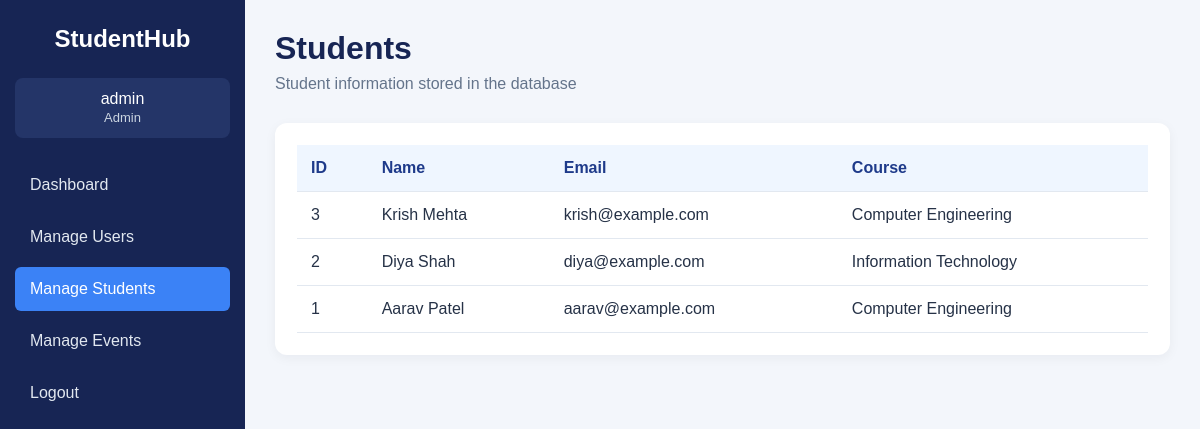
/students.php (signed in), run on the app's committed database.
### tables this page shows
CREATE TABLE IF NOT EXISTS students (
    id INT AUTO_INCREMENT PRIMARY KEY,
    name VARCHAR(100) NOT NULL,
    email VARCHAR(150) NOT NULL UNIQUE,
    course VARCHAR(100) NOT NULL,
    created_at TIMESTAMP DEFAULT CURRENT_TIMESTAMP
);

### students.php (the view, shortened to what this page needs)
<?php
require_once "db.php";
$result = $conn->query(
    "SELECT id, name, email, course FROM students ORDER BY id DESC"
);
?>
<!DOCTYPE html>
<html lang="en">
<head>
    <link rel="stylesheet" href="style.css">
</head>
<body>
<div class="layout">
    <aside class="sidebar">
        <h2>StudentHub</h2>
        <p class="sidebar-user">
            <?= htmlspecialchars($_SESSION["username"]) ?><br>
            <span><?= htmlspecialchars(ucfirst($_SESSION["role"])) ?></span>
        </p>
        <nav>
            <a href="dashboard.php">Dashboard</a>
            <?php if ($_SESSION["role"] === "admin"): ?>
                <a href="users.php">Manage Users</a>
                <a class="active" href="students.php">Manage Students</a>
                <a href="events.php">Manage Events</a>
            <?php else: ?>
                <a class="active" href="students.php">Student Information</a>
                <a href="events.php">View Events</a>
            <?php endif; ?>
            <a href="logout.php">Logout</a>
        </nav>
    </aside>
    <main class="main-content">
        <header class="topbar">
            <div>
                <h1>Students</h1>
                <p>Student information stored in the database</p>
            </div>
        </header>
        <section class="panel">
            <div class="table-wrapper">
                <table>
                    <thead>
                        <tr>
                            <th>ID</th>
                            <th>Name</th>
                            <th>Email</th>
                            <th>Course</th>
                        </tr>
                    </thead>
                    <tbody>
                    <?php if ($result && $result->num_rows > 0): ?>
                        <?php while ($row = $result->fetch_assoc()): ?>
                            <tr>
                                <td><?= (int) $row["id"] ?></td>
                                <td><?= htmlspecialchars($row["name"]) ?></td>
                                <td><?= htmlspecialchars($row["email"]) ?></td>
                                <td><?= htmlspecialchars($row["course"]) ?></td>
                            </tr>
                        <?php endwhile; ?>
                    <?php else: ?>
                        <tr><td colspan="4">No students found.</td></tr>
                    <?php endif; ?>
                    </tbody>
                </table>
            </div>
        </section>
    </main>
</div>
</body>
</html>

### style.css (style rules this page uses)
* { box-sizing: border-box; }
body { margin: 0; font-family: Arial, sans-serif; background: #f3f6fb; color: #263247; }
.layout { display: flex; min-height: 100vh; }
.sidebar { width: 245px; flex-shrink: 0; background: #172554; color: white; padding: 25px 15px; }
.sidebar h2 { text-align: center; margin: 0 0 25px; }
.sidebar-user { text-align: center; padding: 12px; background: #243568; border-radius: 8px; overflow-wrap: anywhere; }
.sidebar-user span { color: #cbd5e1; font-size: 13px; }
.sidebar nav { display: flex; flex-direction: column; gap: 8px; margin-top: 25px; }
.sidebar nav a { color: #e2e8f0; text-decoration: none; padding: 13px 15px; border-radius: 6px; }
.sidebar nav a:hover, .sidebar nav a.active { background: #3b82f6; color: white; }
.main-content { flex: 1; min-width: 0; padding: 30px; }
.topbar { display: flex; align-items: center; justify-content: space-between; gap: 15px; margin-bottom: 30px; }
.topbar h1 { margin: 0 0 8px; color: #172554; }
.topbar p { margin: 0; color: #64748b; }
.panel { background: white; padding: 22px; border-radius: 12px; box-shadow: 0 3px 12px #0f172a0d; margin-bottom: 25px; }
.table-wrapper { width: 100%; overflow-x: auto; }
table { width: 100%; border-collapse: collapse; min-width: 500px; }
th, td { padding: 14px; text-align: left; border-bottom: 1px solid #e2e8f0; }
th { background: #eff6ff; color: #1e3a8a; }

### data on the page
students: id "3", name "Krish Mehta", email "krish@example.com", course "Computer Engineering"
students: id "2", name "Diya Shah", email "diya@example.com", course "Information Technology"
students: id "1", name "Aarav Patel", email "aarav@example.com", course "Computer Engineering"

### other printed values
$_SESSION["username"] "admin"
$_SESSION["role"] "Admin"
